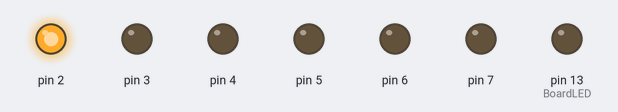
Bench run of a sketch on a simulated Arduino Uno, built with avr-gcc and run on an emulated ATmega328P. On the bench: output pins drawn as LEDs (lit = HIGH).

Above: at 0.15 s.
At 1.35 s:
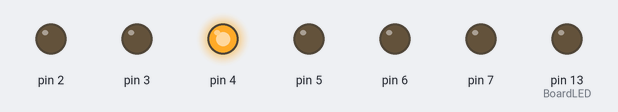
At 1.95 s:
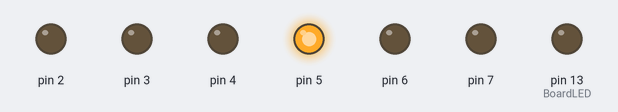
At 4.05 s:
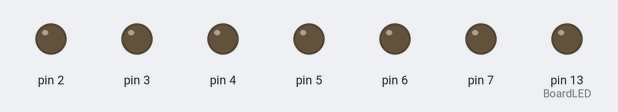
At 6.15 s:
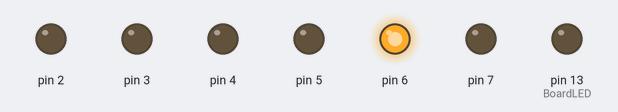
At 7.95 s:
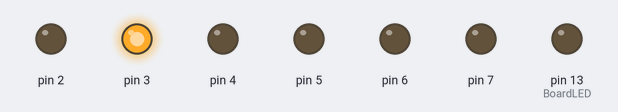
Timing chart, 0 to 8.3 s (numbered marks = the images above):
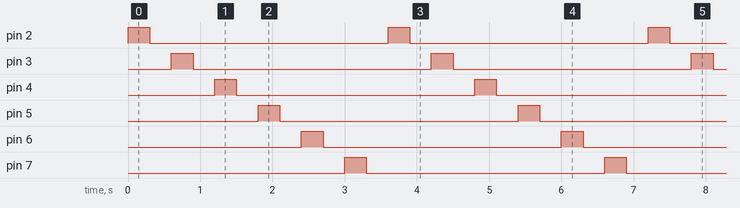

Measured:
- by itself, pin 2–7: alternates HIGH for 0.30 s and LOW for 3.3 s
- by itself, everything shown: repeats every 3.6 s, in 12 steps

The sketch:

BlinkLED2_7_NC.ino
```cpp
#define BlinkInterval  300


int LED_Start = 2;
int LED_End = 7;
int BoardLED = 13;
int i;

void setup() {
  for (i=LED_Start; i<=LED_End; i++)
    pinMode(i, OUTPUT);
  pinMode(BoardLED, OUTPUT);
  digitalWrite(BoardLED, LOW);
}

void loop() {
  for (i=LED_Start; i<=LED_End; i++)
  {
    digitalWrite(i, HIGH);
    delay(BlinkInterval);
    digitalWrite(i, LOW);
    delay(BlinkInterval);
  }
}
```
